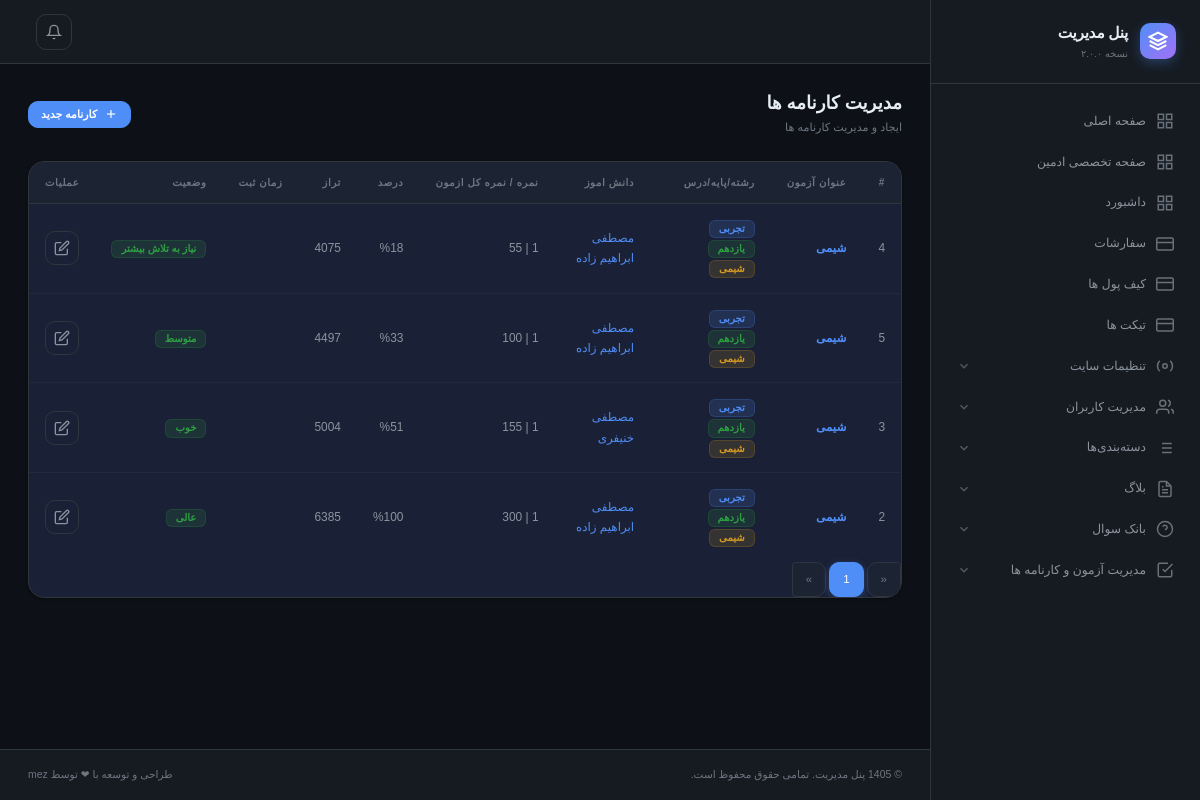
The app's page /admin-panel/reports/ (signed in), older data.
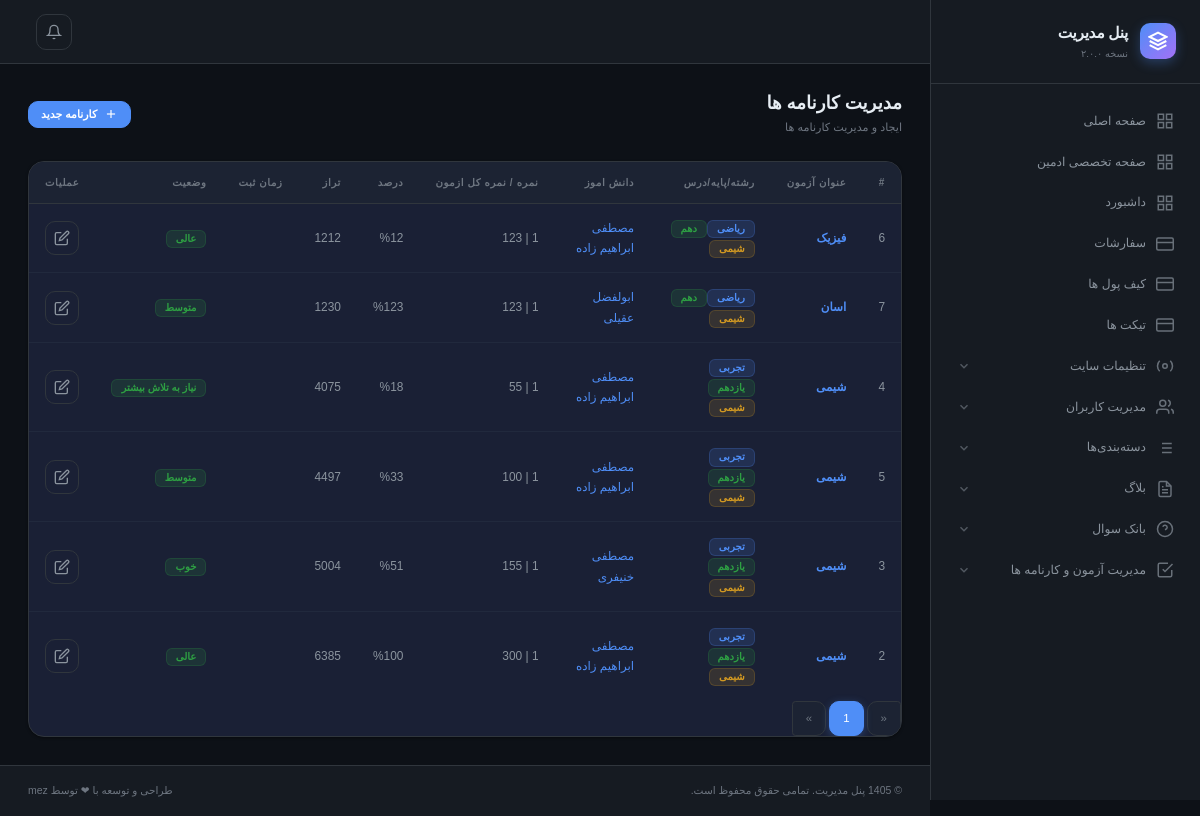
The same page, newer data.
### report/models.py (models this page shows, shortened)
class Report(models.Model):
    class ReportStatus(models.TextChoices):
        not_corrected = 'تصحیح نشده', 'تصحیح نشده'
        weak = 'نیاز به تلاش بیشتر', 'نیاز به تلاش بیشتر'
        average = 'متوسط', 'متوسط'
        good = 'خوب', 'خوب'
        excellent = 'عالی', 'عالی'
    user = models.ForeignKey(User, on_delete=models.PROTECT, verbose_name='کاربر', related_name='reports',  db_index=True)
    quiz = models.ForeignKey(Quiz, on_delete=models.PROTECT, verbose_name='ازمون', related_name='reports',  db_index=True)
    grade =  models.ForeignKey(GradeCategories,null=True, blank=True, related_name='reports', on_delete=models.PROTECT, verbose_name='پایه',  db_index=True)
    major =  models.ForeignKey(MajorCategories,null=True, blank=True, related_name='reports', on_delete=models.PROTECT, verbose_name='رشته تحصیلی',  db_index=True)
    lession =  models.ForeignKey(LessionCategories,null=True, blank=True, related_name='reports', on_delete=models.PROTECT, verbose_name='درس',  db_index=True)
    score = models.PositiveIntegerField(verbose_name='نمره')
    percent = models.PositiveIntegerField(verbose_name='درصد')
    teraze = models.PositiveIntegerField(verbose_name='تراز', default=0)
    order = models.PositiveIntegerField(verbose_name='رتبه', default=0)
    status = models.CharField(max_length=100, choices=ReportStatus.choices, verbose_name='وضعیت عملکردی', default=ReportStatus.not_corrected)
    created_at = models.DateTimeField(auto_now_add=True) # time to answer
    class Meta:
        ordering = ['-order']
        verbose_name = 'کارنامه '
        verbose_name_plural = 'کارنامه ها'
        unique_together = ('quiz', 'user')

### quiz/models.py (models this page shows, shortened)
class Quiz(models.Model):
    class QuizStatus(models.TextChoices):
        ALL_STATUS = 'همه وضعیت ها ', 'همه وضعیت ها '
        WAITING_START = 'در انتظار شروع', 'در انتظار شروع'
        STARTED = 'شروع شده', 'شروع شده'
        WAITING_END = 'در انتظار پایان', 'در انتظار پایان'
        FINISHED = 'پایان یافته', 'پایان یافته'
        WAITING_CORRECTION = 'در انتظار تصحیح', 'در انتظار تصحیح'
        CORRECTED = 'تصحیح شده', 'تصحیح شده'
        RESULTS_PUBLISHED = 'اعلام نتایج', 'اعلام نتایج'
        DEACTIVATED = 'غیرفعال', 'غیرفعال'
        CANCELED = 'کنسل شده', 'کنسل شده'
    name = models.CharField(verbose_name='عنوان', max_length=255 )
    section = models.CharField(verbose_name='مبحث', max_length=255 )
    province =  models.CharField(max_length=255, verbose_name=' نام استان محل برگذاری')
    city =  models.CharField(max_length=255, verbose_name='نام شهر محل برگذاری')
    type_of_quiz =  models.CharField(max_length=255, verbose_name='محل و نحوه برگذاری')
    price = models.PositiveBigIntegerField(default=0, verbose_name='هزینه')
    corrected_price = models.PositiveBigIntegerField(default=0, verbose_name='هزینه تصحیح به ازای هر پاسخ نامه')
    time_minutes = models.PositiveIntegerField(default=0, verbose_name='(دقیقه) تایمر')
    create_at = models.DateTimeField(auto_now_add=True, verbose_name='زمان ساخت')
    start_at = models.DateTimeField(verbose_name='زمان برگذاری')
    stop_at = models.DateTimeField(verbose_name='زمان پایان')
    last_enter = models.DateTimeField(verbose_name='اخرین زمان ورود')
    corrected_at = models.DateTimeField(verbose_name='زمان تصحیح', null=True, blank=True)
    max_score = models.PositiveSmallIntegerField(verbose_name='حداکثر نمره', default=100)
    score = models.PositiveSmallIntegerField(verbose_name='ضریب', default=1)
    capacity = models.PositiveSmallIntegerField(verbose_name='ظرفیت', default=1)
    filled_capacity = models.PositiveSmallIntegerField(verbose_name=' ظرفیت پر شده', default=0)
    is_online = models.BooleanField(default=True, verbose_name='انلاین')
    allow_return_to_questions = models.BooleanField(default=True, verbose_name='برگشتن به عقب')
    allow_to_edit_anwerd_by_sanatorium = models.BooleanField(default=True, verbose_name='اجازه به ویرایش پاسخ بعد از تصحصح توسط مصحح')
    change_the_order = models.BooleanField(default=True, verbose_name=' عوض کردن ترتیب سوالات')
    allow_to_edit_the_answered_questions = models.BooleanField(default=True, verbose_name='امکان ویرایش سوالات پاسخ داده شده')
    have_negetive_score = models.BooleanField(default=True, verbose_name='دارای نمره منفی')
    start_set_report = models.BooleanField(default=False, verbose_name='شروع به تصحیح')
    is_active = models.BooleanField(default=True, verbose_name='فعال')
    status = models.CharField(verbose_name='وضعیت', choices=QuizStatus, default=QuizStatus.WAITING_START, max_length=55, null=True, blank=True)
    student = models.ManyToManyField(User, null=True, blank=True, related_name='quiz_student', verbose_name='دانش اموز', db_index=True)
    sanatorium = models.ManyToManyField(User, related_name='quiz_sanatorium', verbose_name='مصحح', db_index=True)
    grade =  models.ForeignKey(GradeCategories, related_name='quiz', on_delete=models.PROTECT, verbose_name='پایه', db_index=True)
    major =  models.ForeignKey(MajorCategories, related_name='quiz', on_delete=models.PROTECT, verbose_name='رشته تحصیلی', db_index=True)
    lession =  models.ForeignKey(LessionCategories, related_name='quiz', on_delete=models.PROTECT, verbose_name='درس', db_index=True)
    description = CKEditor5Field()
    class Meta:
        ordering = ['-pk']
        verbose_name = 'ازمون'
        verbose_name_plural = 'ازمون ها'

class LessionCategories(models.Model):
    order = models.PositiveIntegerField(default=1, verbose_name='ترتیب')
    name = models.CharField( max_length=255, verbose_name='نام درس ')
    is_active = models.BooleanField(default=True, verbose_name='فعال')
    class Meta:
        ordering = ['-order']
        verbose_name = 'درس '
        verbose_name_plural = 'دروس'

### user/models.py (models this page shows, shortened)
class MajorCategories(models.Model):
    order = models.PositiveIntegerField(default=1, verbose_name='ترتیب')
    name = models.CharField( max_length=255, verbose_name='نام رشته')
    is_active = models.BooleanField(default=True, verbose_name='فعال')
    class Meta:
        ordering = ['-order']
        verbose_name = 'رشته '
        verbose_name_plural = 'رشته ها'

class GradeCategories(models.Model):
    order = models.PositiveIntegerField(default=1, verbose_name='ترتیب')
    name = models.CharField( max_length=255, verbose_name='نام پایه')
    is_active = models.BooleanField(default=True, verbose_name='فعال')
    class Meta:
        ordering = ['-order']
        verbose_name = 'پایه'
        verbose_name_plural = 'پایه ها'

class User(AbstractUser):
    class GenderOfUser(models.TextChoices):
        MALE = "M", 'مذکر'
        FELMALE = "F", "مونث"
    class TypeOfUser(models.TextChoices):
        REGULAR = "R", 'دانش اموز'
        SANATORUM = "S", "مصحح"
        ADMIN = "A", "ادمین"
    father_name =  models.CharField(max_length=255, verbose_name='نام پدر', null=True)
    gender = models.CharField(max_length=255, choices=GenderOfUser, verbose_name="جنسیت")
    PhoneNumber = PhoneNumberField(unique=True, verbose_name="شماره",  db_index=True)
    national_id = models.CharField(max_length=255, verbose_name='کد ملی', null=True)
    province =  models.CharField(max_length=255, verbose_name='نام استان', null=True)
    city =  models.CharField(max_length=255, verbose_name='نام شهر', null=True)
    school =  models.CharField(max_length=255, verbose_name='نام مدرسه', null=True)
    grade =  models.ForeignKey(GradeCategories, related_name='users', null=True, on_delete=models.PROTECT, verbose_name='پایه',  db_index=True)
    major =  models.ForeignKey(MajorCategories, related_name='users', null=True, on_delete=models.PROTECT, verbose_name='رشته تحصیلی',  db_index=True)
    birth = models.DateTimeField(verbose_name='تاریخ تولد', null=True)
    private_code =  models.CharField(max_length=1000, verbose_name='کد مخفی کاربر', null=True, blank=True)
    otp = models.CharField(max_length=6, blank=True, null=True, verbose_name="کد otp")
    login_temp = models.PositiveSmallIntegerField(default=0, verbose_name="دفعات ورود")
    otp_expiry_date = models.DateTimeField(null=True, blank=True, verbose_name="تاریخ انقضای ")
    type_of_user = models.CharField(max_length=255, choices=TypeOfUser, verbose_name='نوع کاربر', default=TypeOfUser.REGULAR)
    is_verified = models.BooleanField(default=True, verbose_name='تایید شماره همراه')
    USERNAME_FIELD = "PhoneNumber"
    username = None
    objects = UserManager()
    class Meta:
        verbose_name = 'کاربر'
        verbose_name_plural = 'کاربران'

### admin_panel/views/reports.py (the view)
# urls.py: path('reports/', views.reports.ReportListView.as_view(), name='report-list'),
class ReportListView(AdminPermissionRequire, ListView):
    context_object_name = 'items'
    template_name = 'admin-panel/reports/list.html'
    paginate_by = 100
    def get_queryset(self):
        query = Report.objects
        if quiz_id:= self.kwargs.get('quiz_id'):
            query = query.filter(quiz__id=quiz_id)
        return query.prefetch_related('user', 'quiz', 'grade', 'major', 'lession').all()

### template/admin-panel/reports/list.html
{% extends "admin-panel/base/base.html" %}
{% load jalali_tags %}
{% load tdc %}
{% block main %}
  <main class="page-content">
    <div class="page-header">
      <div class="page-header-info">
        <h1>مدیریت کارنامه ها</h1>
        <p>ایجاد و مدیریت کارنامه ها </p>
      </div>
      <div class="page-header-actions">
        <a href="{% url 'admin-panel:report-create' %}" class="btn btn-primary btn-sm">
          <svg viewBox="0 0 24 24" fill="none" stroke="currentColor" stroke-width="2"><line x1="12" y1="5" x2="12" y2="19"/><line x1="5" y1="12" x2="19" y2="12"/></svg>
          کارنامه جدید
        </a>
      </div>
    </div>
    <div class="card">
      <div class="table-responsive">
        <table class="table" id="mainTable">
          <thead>
            <tr>
              <th>#</th>
              <th>عنوان آزمون</th>
              <th>رشته/پایه/درس</th>
              <th>دانش اموز</th>
              <th>نمره / نمره کل ازمون</th>
              <th>درصد</th>
              <th>تراز</th>
              <th>زمان ثبت</th>
              <th>وضعیت</th>
              <th>عملیات</th>
            </tr>
          </thead>
          <tbody>
            {% for item in items %}
            <tr>
              <td>{{item.pk}}</td>
              <td><div class="fw-semibold" style="color:var(--text-primary)"><a href="{% url 'admin-panel:quiz-update' item.quiz.id %}">{{item.quiz.name}}</a></div></td>
              <td><span class="badge badge-primary" >{{item.major.name}}</span><span class="badge badge-success" >{{item.grade.name}}</span><span class="badge badge-warning" >{{item.lession.name}}</span></td>
              <td><a href="{% url 'admin-panel:user-update' item.user.id %}">{{item.user.get_full_name|default:item.user}}</a></td>
              <td>{{item.quiz.score}} | {{item.score}}</td>
              <td>%{{item.percent}}</td>
              <td><div >{{item.teraze}}</div></td>
              <td>{{item.create_at|to_jalali}}</td>
              <td><span class="badge badge-success">{{ item.status }}</span></td>
              <td>
                <div class="d-flex gap-1">
                  <a href="{% url 'admin-panel:report-update' item.id %}" class="btn btn-icon btn-outline-secondary" title="ویرایش">
                    <svg viewBox="0 0 24 24" fill="none" stroke="currentColor" stroke-width="2"><path d="M11 4H4a2 2 0 0 0-2 2v14a2 2 0 0 0 2 2h14a2 2 0 0 0 2-2v-7"/><path d="M18.5 2.5a2.121 2.121 0 0 1 3 3L12 15l-4 1 1-4 9.5-9.5z"/></svg>
                  </a>
                </div>
              </td>
            </tr>
            {% endfor %}
          </tbody>
        </table>
      </div>
      <div class="table-footer">
         <nav>
          <ul class="pagination pagination-sm mb-0">
           {% if page_obj.has_previous %}
      <li class="page-item">
        <a class="page-link" href="?page={{ page_obj.previous_page_number }}" aria-label="Previous">
          <span aria-hidden="true">«</span>
        </a>
      </li>
    {% else %}
      <li class="page-item disabled">
        <a class="page-link" href="#" tabindex="-1" aria-disabled="true">«</a>
      </li>
    {% endif %}
    {% for num in page_obj.paginator.page_range %}
      {% if page_obj.number == num %}
        <li class="page-item active"><a class="page-link" href="#">{{ num }}</a></li>
      {% elif num > page_obj.number|add:'-3' and num < page_obj.number|add:'3' %}
        <li class="page-item"><a class="page-link" href="?page={{ num }}">{{ num }}</a></li>
      {% elif num == page_obj.paginator.page_range.start or num == page_obj.paginator.page_range.end %}
        <li class="page-item"><a class="page-link" href="?page={{ num }}">{{ num }}</a></li>
      {% elif num == page_obj.number|add:'-3' or num == page_obj.number|add:'3' %}
        <li class="page-item disabled"><a class="page-link" href="#">...</a></li>
      {% endif %}
    {% endfor %}
    {% if page_obj.has_next %}
      <li class="page-item">
        <a class="page-link" href="?page={{ page_obj.next_page_number }}" aria-label="Next">
          <span aria-hidden="true">»</span>
        </a>
      </li>
    {% else %}
      <li class="page-item disabled">
        <a class="page-link" href="#" tabindex="-1" aria-disabled="true">»</a>
      </li>
    {% endif %}
          </ul>
        </nav>
      </div>
    </div>
  </main>
{% endblock main %}

Row changes from the older to the newer data that the page shows:
added Report: pk "6", quiz.name "فیزیک", major.name "ریاضی", grade.name "دهم", lession.name "شیمی", user.get_full_name "مصطفی ابراهیم زاده", score "123", percent "12", teraze "1212", status "عالی"
added Report: pk "7", quiz.name "اسان", major.name "ریاضی", grade.name "دهم", lession.name "شیمی", user.get_full_name "ابولفضل عقیلی", score "123", percent "123", teraze "1230", status "متوسط"
